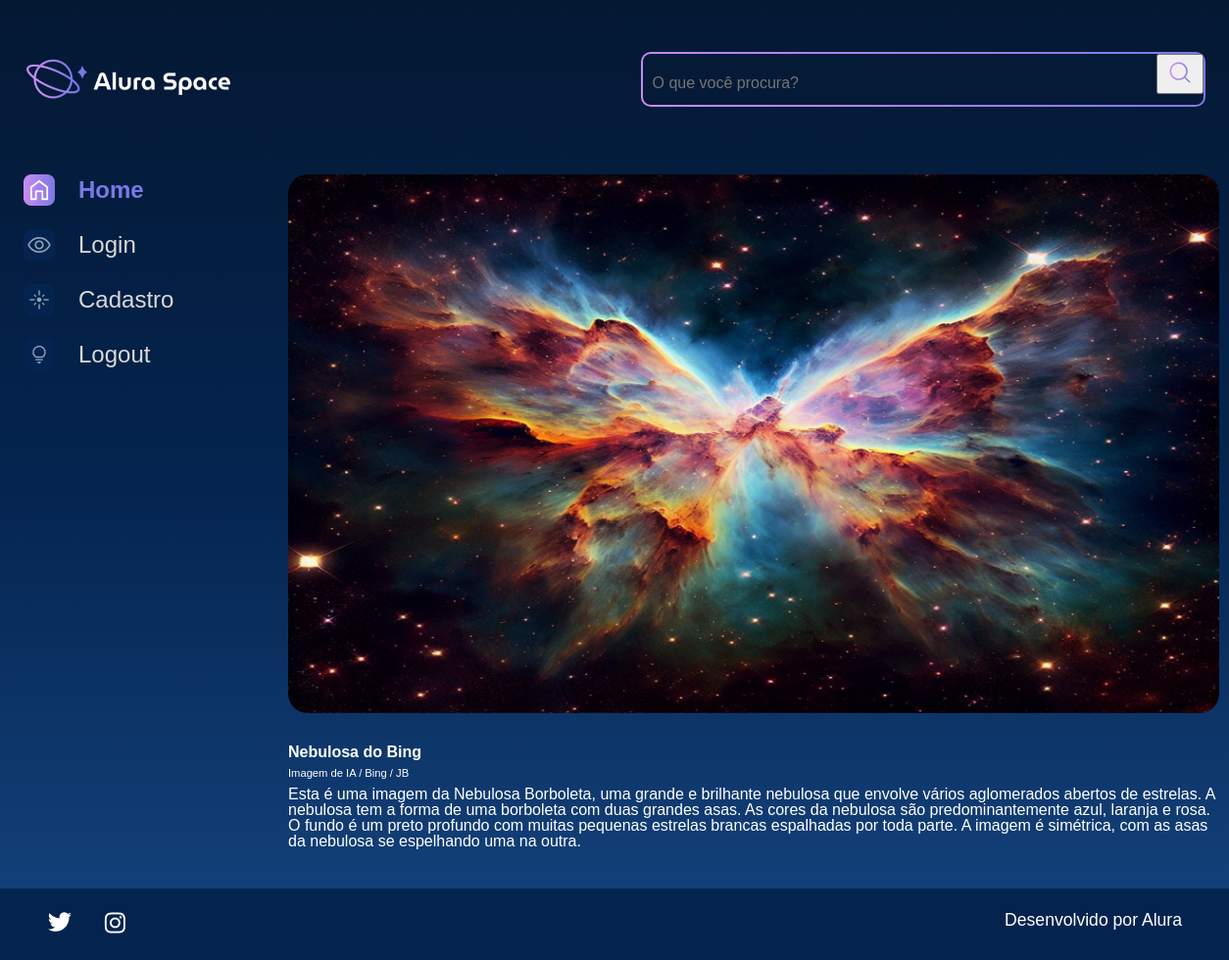
Screenshot of /imagem/5 with the database file from the repository.
### galeria/models.py (models this page shows, shortened)
class Fotografia(models.Model):
    OPCOES_CATEGORIA = [
        ("NEBULOSA", "Nebulosa"),
        ("ESTRELA", "Estrela"),
        ("GALÁXIA", "Galáxia"),
        ("PLANETA", "Planeta"),
    ]
    nome = models.CharField(max_length=100, null=False, blank=False)
    legenda = models.CharField(max_length=150, null=False, blank=False)
    categoria = models.CharField(
        choices=OPCOES_CATEGORIA, max_length=100, default="", blank=False
    )
    descricao = models.TextField(null=False, blank=False)
    foto = models.ImageField(upload_to="fotos/%Y/%m/%d/", blank=True)
    publicada = models.BooleanField(default=False)
    data_fotografia = models.DateTimeField(default=datetime.now, blank=False)
    usuario = models.ForeignKey(
        to=User, on_delete=models.SET_NULL, null=True, blank=False, related_name="user"
    )

### galeria/views.py (the view)
# urls.py: path('imagem/<int:foto_id>', imagem, name='imagem'),
def imagem(request, foto_id):
    foto = get_object_or_404(Fotografia, pk=foto_id)
    return render(request, "galeria/imagem.html", {"foto": foto})

### templates/galeria/imagem.html
{% extends 'galeria/base.html' %}
{% load static %}
{% block content %}
            <section class="conteudo">
                <section class="imagem">
                    <div class="imagem__conteudo">
                        {% if foto.foto == "" or foto.foto == null %}
                        <img class="imagem__imagem" src="{% static '/assets/imagens/galeria/not-found.png'%}">
                        {% else %}
                        <img class="imagem__imagem" src="{{foto.foto.url}}">
                        {% endif %}
                        <div class="imagem__info">
                            <div class="imagem__texto">
                                <p class="imagem__titulo">{{foto.nome}}</p>
                                <p class="imagem__descricao">{{foto.legenda}}</p>
                                <p class="imagem__texto">{{foto.descricao}}</p>
                            </div>
                        </div>
                    </div>
                </section>
            </section>
        </main>
    </div>
{% endblock %}

### setup/static/styles/style.css (style rules this page uses)
html, body, div, span, applet, object, iframe, h1, h2, h3, h4, h5, h6, p, blockquote, pre, a, abbr, acronym, address, big, cite, code, del, dfn, em, img, ins, kbd, q, s, samp, small, strike, strong, sub, sup, tt, var, b, u, i, center, dl, dt, dd, ol, ul, li, fieldset, form, label, legend, table, caption, tbody, tfoot, thead, tr, th, td, article, aside, canvas, details, embed, figure, figcaption, footer, header, hgroup, menu, nav, output, ruby, section, summary, time, mark, audio, video { margin: 0; padding: 0; border: 0; font-size: 100%; font: inherit; vertical-align: baseline; }
article, aside, details, figcaption, figure, footer, header, hgroup, menu, nav, section { display: block; }
body { line-height: 1; font-family: 'Space Grotesk', sans-serif; min-height: 100vh; background: linear-gradient(#041833,#04244F,#154580); background-repeat: no-repeat; background-position: center; background-size: cover; }
.imagem { display: flex; justify-content: center; align-items: center; }
.imagem__conteudo { background-color: transparent; display: flex; flex-direction: column; border-radius: 20px 20px 0 0; width: 950px; }
.imagem__imagem { width: 100%; border-radius: 20px; }
.imagem__info { font-size: 1.2rem; display: flex; justify-content: space-between; align-items: center; margin-bottom: 1rem; margin-top: 1rem; }
.imagem__texto { display: flex; flex-direction: column; justify-content: space-between; color: #FFFFFF; margin-top: 0.5rem; }
.imagem__titulo { font-weight: bold; line-height: 2rem; color: #FFFFFF; }
.imagem__texto { font-size: 1rem; }
.imagem__descricao { font-size: 0.7rem; }

### rows the page displays
Fotografia: foto (picture), nome "Nebulosa do Bing", legenda "Imagem de IA / Bing / JB", descricao "Esta é uma imagem da Nebulosa Borboleta, uma grande e brilhante nebulosa que envolve vários aglomerados abertos de estrelas. A nebulosa tem a forma de uma borboleta com duas grandes asas. As cores da nebulosa são predominantemente azul, laranja e rosa. O fundo é um preto profundo com muitas pequenas estrelas brancas espalhadas por toda parte. A imagem é simétrica, com as asas da nebulosa se espelhando uma na outra."
